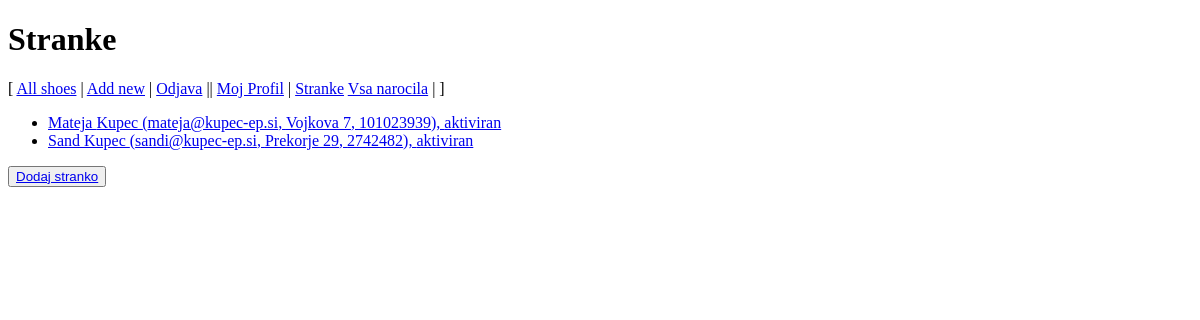
Before: /index.php/stranke (signed in) with the older database file.
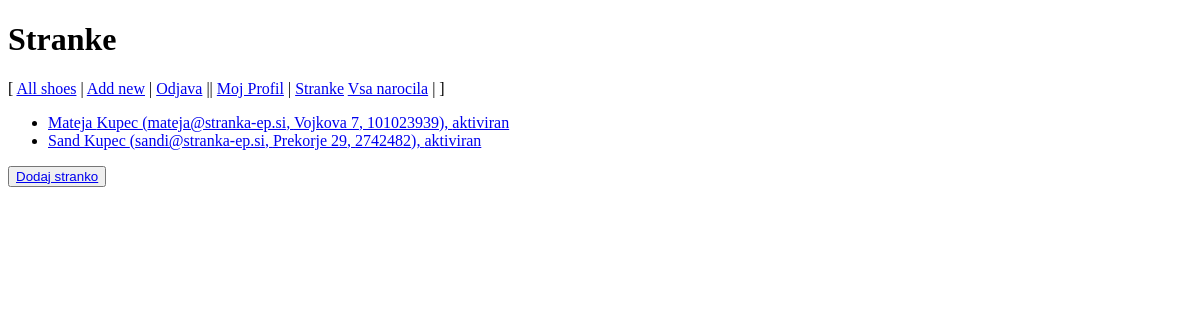
After: the same page with the newer database file.
### tables this page shows
CREATE TABLE IF NOT EXISTS `stranka` (
  `id` int(11) NOT NULL,
  `ime` varchar(255) NOT NULL,
  `priimek` varchar(255) NOT NULL,
  `email` varchar(255) UNIQUE NOT NULL,
  `naslov` varchar(255) UNIQUE NOT NULL,
  `telefon` int(20) UNIQUE NOT NULL,
  `geslo` varchar(255) NOT NULL,
  `status` varchar(11) NOT NULL DEFAULT 'aktiviran'
);

### model/StrankaDB.php (called while the page is built, shortened)
<?php
class StrankaDB {
    public static function getAll() {
        $db = DBInit::getInstance();
        $statement = $db->prepare("SELECT id, ime, priimek, email, naslov, telefon, geslo, status FROM stranka");
        $statement->execute();
        return $statement->fetchAll();
    }
}

### view/stranke-list.php (the view, shortened to what this page needs)
<!DOCTYPE html>
<link rel="stylesheet" type="text/css" href="<?= CSS_URL . "style.css" ?>">
<h1>Stranke</h1>
<p>[
<a href="<?= BASE_URL . "shoe" ?>">All shoes</a> |
<?php if(isset($_SESSION["vloga"]) and $_SESSION["vloga"] == "prodajalec" ) { ?>
    <a href="<?= BASE_URL . "shoe/add" ?>">Add new</a>  |
<?php } ?>
<?php if(!isset($_SESSION["ime"])) { ?>
    <a href="<?= BASE_URL . "prijava" ?>">Prijava</a> | |
    <?php } else {?>
    <a href="<?= BASE_URL . "odjava" ?>">Odjava</a> ||
    <?php } ?>
<?php if(isset($_SESSION["vloga"])) { ?>
    <a href="<?= BASE_URL . "mojProfil" ?>">Moj Profil</a>  |
<?php } ?>
<?php if(isset($_SESSION["vloga"]) and $_SESSION["vloga"] == "prodajalec" ) { ?>
    <a href="<?= BASE_URL . "stranke" ?>">Stranke</a>
    <a href="<?= BASE_URL . "store/narocila" ?>">Vsa narocila</a> |
<?php } ?>
]</p>
<ul>
    <?php foreach ($stranke as $s): ?>
        <li><a href="<?= BASE_URL . "stranke?id=" . $s["id"] ?>"><?= $s["ime"] ?>
        	<?= $s["priimek"] ?> (<?= $s["email"] ?>, <?= $s["naslov"] ?>, <?= $s["telefon"] ?>), <?= $s["status"] ?></a></li>
    <?php endforeach; ?>
</ul>
<p><button><a href="<?= BASE_URL . "stranke/add" ?>">Dodaj stranko</a></button></p>

### index.php (shortened to what this page needs)
<?php
require_once("controller/StoreController.php");
$path = isset($_SERVER["PATH_INFO"]) ? trim($_SERVER["PATH_INFO"], "/") : "";
$urls = [
    "shoe" => function () {
       ShoeController::index();
    },
    "shoe/add" => function () {
        if ($_SERVER["REQUEST_METHOD"] == "POST") {
            ShoeController::add();
        } else {
            ShoeController::showAddForm();
        }
    },
    "shoe/edit" => function () {
        if ($_SERVER["REQUEST_METHOD"] == "POST") {
            ShoeController::edit();
        } else {
            ShoeController::showEditForm();
        }
    },
    "shoe/delete" => function () {
        ShoeController::delete();
    },
    "prijava" => function () {
       StoreController::prijava();
    },
    "prijavaPreveri" => function () {
       StoreController::prijavaPreveri();
    },
    "odjava" => function () {
       StoreController::odjava();
    },
    "registracija" => function () {
       StoreController::registracija();
    },
    "registracijaUstvari" => function () {
       StoreController::registracijaUstvari();
    },
    "mojProfil" => function () {
       StoreController::mojProfil();
    },
    "posodobi" => function () {
       StoreController::posodobi();
    },
    "prodajalci" => function () {
       StoreController::prodajalci();
    },
    "prodajalci/edit" => function () {
        if ($_SERVER["REQUEST_METHOD"] == "POST") {
            StoreController::editProdajalec();
        } else {
            StoreController::showEditFormProdajalec();
        }
    },
    "prodajalci/add" => function () {
        if ($_SERVER["REQUEST_METHOD"] == "POST") {
            StoreController::addProdajalec();
        } else {
            StoreController::showAddFormProdajalec();
        }
    },
    "prodajalci/delete" => function () {
        StoreController::deleteProdajalec();
    },
    "stranke" => function () {
       StoreController::stranke();
    },
    "stranke/edit" => function () {
        if ($_SERVER["REQUEST_METHOD"] == "POST") {
            StoreController::editStranka();
        } else {
            StoreController::showEditFormStranka();
        }
    },
    "stranke/add" => function () {
        if ($_SERVER["REQUEST_METHOD"] == "POST") {
            StoreController::addStranka();
        } else {
            StoreController::showAddFormStranka();
        }
    },
    "stranke/delete" => function () {
        StoreController::deleteStranka();
    },
    "store" => function () {
        StoreController::index();
    },
    "store/add-to-cart" => function () {
        StoreController::addToCart();
    },
    "store/update-cart" => function () {
        StoreController::updateCart();
    },
    "store/purge-cart" => function () {
        StoreController::purgeCart();
    },
    "store/narocilo" => function () {
       ShoeController::narocilo();
    },
    "store/narociloPotrdi" => function () {
       ShoeController::narociloPotrdi();
    },
    "store/narocilaPregled" => function () {
       ShoeController::preglejNarocila();
    },
    "store/narocila" => function () {
       ShoeController::vsaNarocila();
    },
    "store/narocila/edit" => function () {
        if ($_SERVER["REQUEST_METHOD"] == "POST") {
            ShoeController::editNarocilo();
        } else {
            ShoeController::showEditFormNarocilo();
        }
    },
    "" => function () {
        ViewHelper::redirect(BASE_URL . "shoe");
    },
];
try {
    if (isset($urls[$path])) {
       $urls[$path]();
    } else {
        echo "No controller for '$path'";
    }
} catch (Exception $e) {
    echo "An error occurred: <pre>$e</pre>";
}

### controller/StoreController.php (shortened to what this page needs)
<?php
require_once("model/StrankaDB.php");
require_once("ViewHelper.php");
class StoreController {
    public static function stranke() {
        if (isset($_GET["id"])) {
            ViewHelper::render("view/stranke-detail.php", ["stranke" => StrankaDB::get($_GET["id"])]);
        } else {
            ViewHelper::render("view/stranke-list.php", ["stranke" => StrankaDB::getAll()]);
        }
    }
}

### ViewHelper.php (shortened to what this page needs)
<?php
class ViewHelper {
    public static function render($file, $variables = array()) {
        extract($variables);
        include($file);
        $renderedView = ob_get_clean();
        echo $renderedView;
    }
}

Changed rows visible on the page:
changed stranka "Mateja": email "mateja@kupec-ep.si" → "mateja@stranka-ep.si"
changed stranka "Sand": email "sandi@kupec-ep.si" → "sandi@stranka-ep.si"
